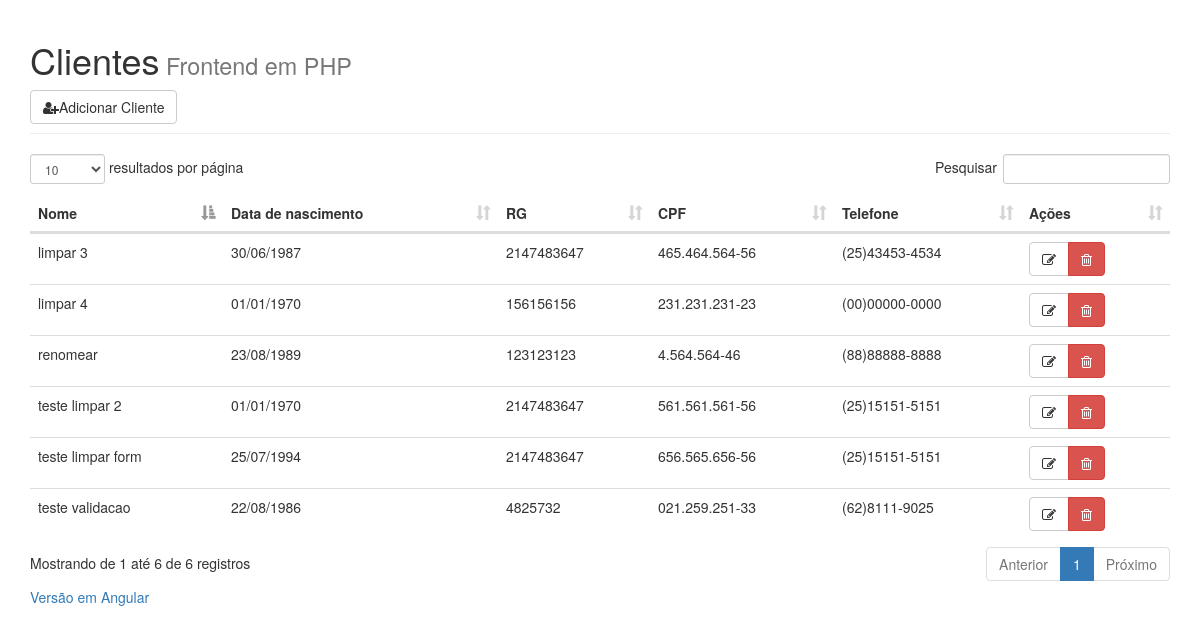
Screenshot of /public_html/clientes with the database file from the repository.
### tables this page shows
CREATE TABLE IF NOT EXISTS `clientes` (
  `id_cliente` int(10) unsigned NOT NULL AUTO_INCREMENT,
  `nome_cliente` varchar(255) DEFAULT NULL,
  `dt_nasc_cliente` date DEFAULT NULL,
  `rg_cliente` int(11) DEFAULT NULL,
  `cpf_cliente` varchar(14) DEFAULT NULL,
  `telefone_cliente` varchar(14) DEFAULT NULL,
  PRIMARY KEY (`id_cliente`)
);

### application/controllers/clientes.php (called while the page is built, shortened)
<?php
Class Clientes extends CI_Controller
{
    public function __construct()
    {
        $this->load->model('clientes_model', 'clientes');
    }
    public function index(){
        $data= array();
        $data['clientes'] = $this->clientes->get_all();
        $this->load->view('layout/header');
        $this->load->view('lista', $data);
        $this->load->view('layout/footer');
    }
}

### public_html/index.php (called while the page is built, shortened)
<?php
require_once BASEPATH.'core/CodeIgniter.php';

### application/models/Clientes_model.php (called while the page is built, shortened)
<?php
class Clientes_model extends CI_Model {
    public function get_all()
    {
        $query = $this->db->get('clientes');
        return $query->result();
    }
}

### application/views/lista.php (the view, shortened to what this page needs)
<div class="container">
    <div class="page-header">
        <h1>Clientes<small> Frontend em PHP</small></h1>
        <a href="<?php echo site_url('clientes/adicionar'); ?>" class="btn btn-default btn-large"><i
                class="fa fa-user-plus" aria-hidden="true"></i>Adicionar Cliente</a>
    </div>
    <div class="row">
        <div class="col-lg-12 col-md-12 col-sm-12 col-xd-12">
            <table class="table table-hover" id="clientes-tabela">
                <thead>
                <th>Nome</th>
                <th>Data de nascimento</th>
                <th>RG</th>
                <th>CPF</th>
                <th>Telefone</th>
                <th>Ações</th>
                </thead>
                <tbody>
                <?php foreach ($clientes as $cliente) { ?>
                    <tr>
                        <td><?php echo $cliente->nome_cliente; ?></td>
                        <td><?php echo date('d/m/Y', strtotime($cliente->dt_nasc_cliente)); ?></td>
                        <td><?php echo $cliente->rg_cliente; ?></td>
                        <td><?php echo $cliente->cpf_cliente; ?></td>
                        <td><?php echo $cliente->telefone_cliente; ?></td>
                        <td>
                            <div class="btn-group">
                                <a href="<?php echo site_url('clientes/editar/' . $cliente->id_cliente); ?>"
                                   class="btn btn-default"><i class="fa fa-pencil-square-o" aria-hidden="true"></i></a>
                                <a href="<?php echo site_url('clientes/apagar/' . $cliente->id_cliente); ?>"
                                   class="btn btn-danger apagar_cliente"><i class="fa fa-trash-o"
                                                                            aria-hidden="true"></i></a>
                            </div>
                        </td>
                    </tr>
                <?php } ?>
                </tbody>
            </table>
        </div>
    </div>
</div>

### application/views/layout/header.php (shortened to what this page needs)
<!DOCTYPE HTML PUBLIC "-//W3C//DTD HTML 4.01//EN" "http://www.w3.org/TR/html4/strict.dtd">
<html >
<head>
    <link href="<?php echo site_url('css/bootstrap.min.css'); ?>" rel="stylesheet">
    <link href="<?php echo site_url('css/font-awesome.min.css'); ?>" rel="stylesheet">
    <link href="<?php echo site_url('css/datatables.min.css'); ?>" rel="stylesheet">
</head>
<body>

### application/views/layout/footer.php (shortened to what this page needs)
<div class="container">
    <a href="<?php echo site_url(); ?>">Versão em Angular</a>
</div>
</body>
</html>

### rows the page displays
clientes: nome_cliente "teste validacao", dt_nasc_cliente "22/08/1986", rg_cliente "4825732", cpf_cliente "021.259.251-33", telefone_cliente "(62)8111-9025"
clientes: nome_cliente "teste limpar form", dt_nasc_cliente "25/07/1994", rg_cliente "2147483647", cpf_cliente "656.565.656-56", telefone_cliente "(25)15151-5151"
clientes: nome_cliente "teste limpar 2", dt_nasc_cliente "01/01/1970", rg_cliente "2147483647", cpf_cliente "561.561.561-56", telefone_cliente "(25)15151-5151"
clientes: nome_cliente "limpar 3", dt_nasc_cliente "30/06/1987", rg_cliente "2147483647", cpf_cliente "465.464.564-56", telefone_cliente "(25)43453-4534"
clientes: nome_cliente "limpar 4", dt_nasc_cliente "01/01/1970", rg_cliente "156156156", cpf_cliente "231.231.231-23", telefone_cliente "(00)00000-0000"
clientes: nome_cliente "renomear", dt_nasc_cliente "23/08/1989", rg_cliente "123123123", cpf_cliente "4.564.564-46", telefone_cliente "(88)88888-8888"
